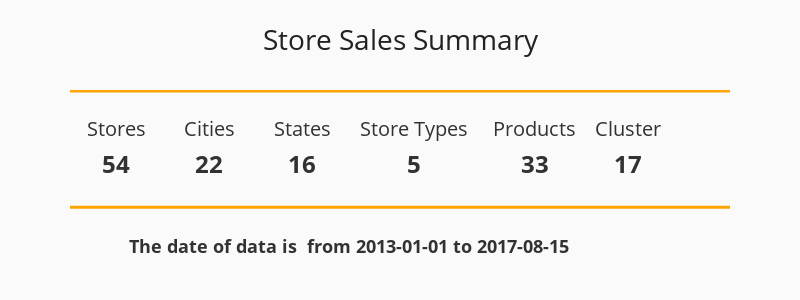

Notebook source saved alongside this figure:
### Code cell
stores_num = df_stores.shape[0]
type_store_num = len(df_stores.groupby('type').size())
product_num = len(df_train.groupby('family').size())
cities_num = len(df_stores.groupby('city').size())
state_num = len(df_stores.groupby('state').size())

#df_train['date'] = pd.to_datetime(df_train['date'])
df_train.sort_values(by=['date'], inplace=True, ascending = True)
first_date=(df_train["date"].iloc[0])#.strftime("%Y-%m-%d")
last_date=(df_train["date"].iloc[-1])#.strftime("%Y-%m-%d")

fig0=go.Figure()
fig0.add_trace(go.Scatter(
    x=[0,1,2,3.2,4.5,5.5],
    y=[1.7, 1.7, 1.7, 1.7, 1.7, 1.7],
    mode="text",
    text=["Stores","Cities","States","Store Types", "Products", "Cluster"],
    textposition="bottom center"
))
fig0.add_trace(go.Scatter(
    x=[0,1,2,3.2,4.5,5.5],
    y=[1.1, 1.1, 1.1, 1.1, 1.1, 1.1],
    mode="text", 
    text=["<span style='font-size:24px'><b>"+ str(stores_num) +"</b></span>", 
          "<span style='font-size:24px'><b>"+ str(cities_num) +"</b></span>",
          "<span style='font-size:24px'><b>"+ str(state_num) + "</b></span>",
          "<span style='font-size:24px'><b>"+ str(type_store_num) + "</b></span>",
          "<span style='font-size:24px'><b>"+ str(product_num) + "</b></span>",
          "<span style='font-size:24px'><b>17</b></span>"],
    textposition="bottom center"
))
fig0.add_hline(y=2.2, line_width=5, line_color='orange')
fig0.add_hline(y=0.3, line_width=3, line_color='orange')
fig0.add_trace(go.Scatter(
    x=[2.5],
    y=[-0.2],
    mode="text",
    text=["<span style='font-size:18px'><b>The date of data is  from " + first_date + " to " + last_date +"</b></span>"],
    textposition="bottom center"
))


fig0.update_yaxes(visible=False)
fig0.update_xaxes(visible=False)
fig0.update_layout(showlegend=False, height=300, width=800, 
                  title='Store Sales Summary', title_x=0.5, title_y=0.9,
                  xaxis_range=[-0.5,6.6], yaxis_range=[-1.2,2.2],
                  plot_bgcolor='#fafafa', paper_bgcolor='#fafafa',
                  font=dict(size=20, color='#323232'),
                  title_font=dict(size=28, color='#222'),
                  margin=dict(t=90,l=70,b=0,r=70), 
    )

### Figure 1 — Plotly figure (JSON) as saved in the notebook; plotly's stock layout.template omitted (floating-point values rounded to 4 significant figures)
{"data": [{"mode": "text", "text": ["Stores", "Cities", "States", "Store Types", "Products", "Cluster"], "textposition": "bottom center", "type": "scatter", "x": [0, 1, 2, 3.2, 4.5, 5.5], "y": [1.7, 1.7, 1.7, 1.7, 1.7, 1.7]}, {"mode": "text", "text": ["<span style='font-size:24px'><b>54</b></span>", "<span style='font-size:24px'><b>22</b></span>", "<span style='font-size:24px'><b>16</b></span>", "<span style='font-size:24px'><b>5</b></span>", "<span style='font-size:24px'><b>33</b></span>", "<span style='font-size:24px'><b>17</b></span>"], "textposition": "bottom center", "type": "scatter", "x": [0, 1, 2, 3.2, 4.5, 5.5], "y": [1.1, 1.1, 1.1, 1.1, 1.1, 1.1]}, {"mode": "text", "text": ["<span style='font-size:18px'><b>The date of data is  from 2013-01-01 to 2017-08-15</b></span>"], "textposition": "bottom center", "type": "scatter", "x": [2.5], "y": [-0.2]}], "layout": {"font": {"color": "#323232", "size": 20}, "height": 300, "margin": {"b": 0, "l": 70, "r": 70, "t": 90}, "paper_bgcolor": "#fafafa", "plot_bgcolor": "#fafafa", "shapes": [{"line": {"color": "orange", "width": 5}, "type": "line", "x0": 0, "x1": 1, "xref": "x domain", "y0": 2.2, "y1": 2.2, "yref": "y"}, {"line": {"color": "orange", "width": 3}, "type": "line", "x0": 0, "x1": 1, "xref": "x domain", "y0": 0.3, "y1": 0.3, "yref": "y"}], "showlegend": false, "title": {"font": {"color": "#222", "size": 28}, "text": "Store Sales Summary", "x": 0.5, "y": 0.9}, "width": 800, "xaxis": {"range": [-0.5, 6.6], "visible": false}, "yaxis": {"range": [-1.2, 2.2], "visible": false}}}
